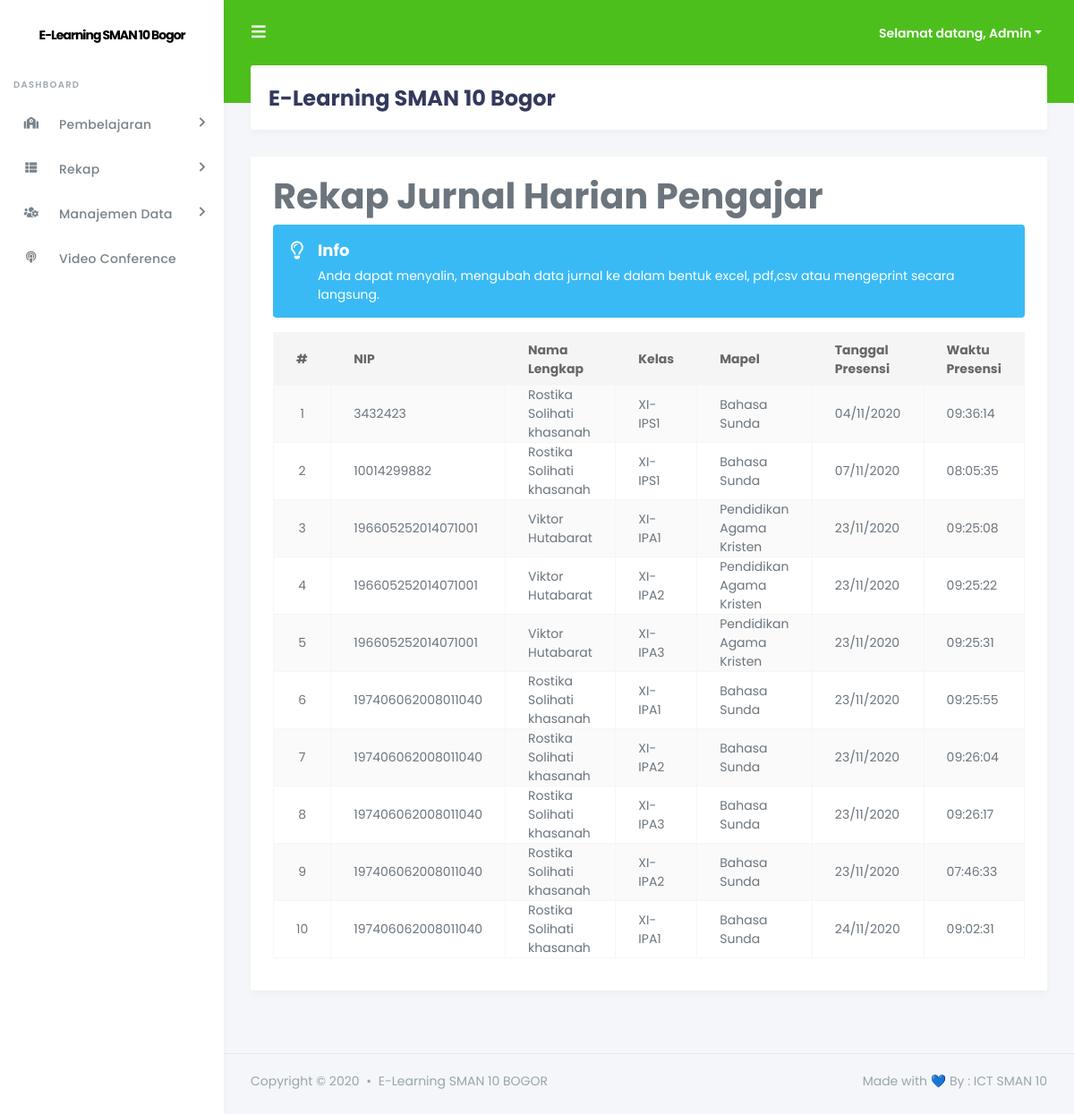
The page /admin/index.php?page=rekapjurnalpengajar (signed in) on the database as committed earlier.
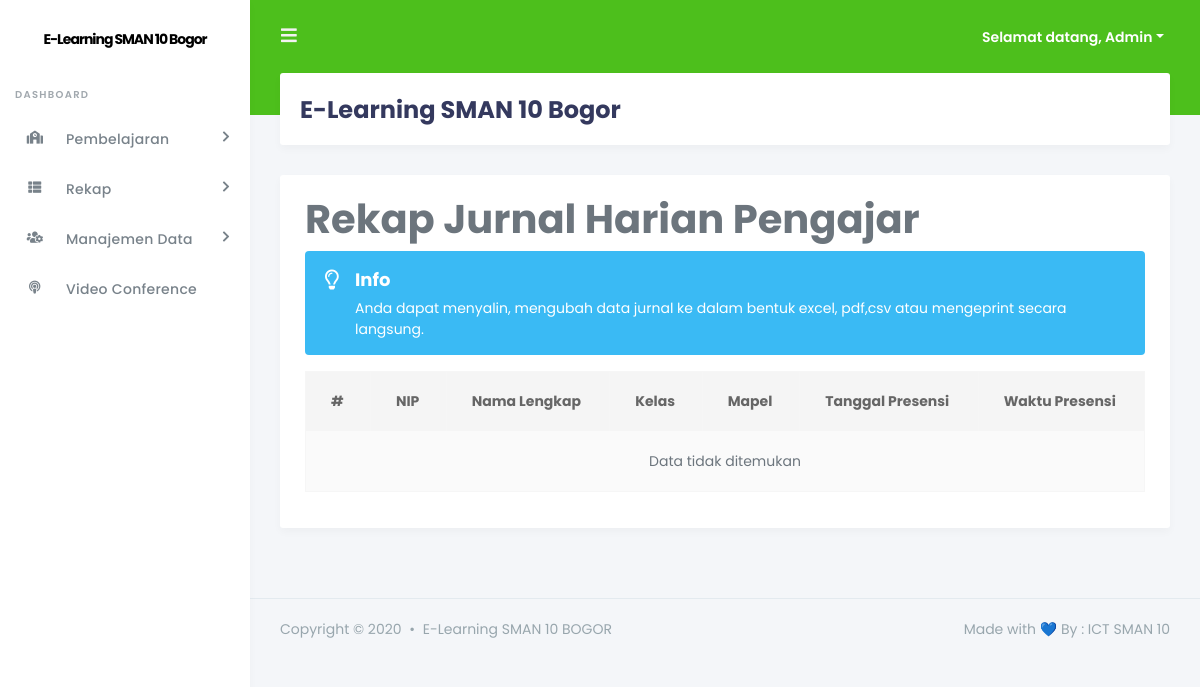
The same page on the database as committed later.
### tables this page shows
CREATE TABLE `tb_jurnal_harian` (
  `id_pengajar` int(11) NOT NULL,
  `nip` varchar(20) NOT NULL,
  `nama_lengkap` varchar(50) NOT NULL,
  `kelas` varchar(10) NOT NULL,
  `mapel` varchar(50) NOT NULL,
  `tgl_jurnal` varchar(50) NOT NULL,
  `waktu_jurnal` varchar(50) NOT NULL,
  `uraian_kegiatan` varchar(1000) NOT NULL
);

CREATE TABLE `tb_kelas` (
  `id_kelas` int(11) NOT NULL,
  `nama_kelas` varchar(50) NOT NULL,
  `wali_kelas` int(5) NOT NULL,
  `ketua_kelas` int(5) NOT NULL
);

CREATE TABLE `tb_mapel` (
  `id` int(11) NOT NULL,
  `kode_mapel` varchar(10) NOT NULL,
  `mapel` varchar(100) NOT NULL
);

### admin/inc/rekapjurnalpengajar.php (the view, shortened to what this page needs)
<?php
$no = 1;
$id = @$_GET['id'];
if (@$_SESSION['admin'] || @$_SESSION['pengajar']) { ?>
    <div class="row">
        <div class="col-md-12">
            <h1 class="page-header">Rekap Jurnal Harian Pengajar</h1>
        </div>
    </div>
<?php
}
if (@$_GET['action'] == '') {
    if (@$_SESSION['admin'] || @$_SESSION['pengajar']) { ?>
      <div class="alert alert-info alert-has-icon">
<div class="alert-icon"><i class="far fa-lightbulb"></i></div>
<div class="alert-body">
  <div class="alert-title">Info</div>
  Anda dapat menyalin, mengubah data jurnal ke dalam bentuk excel, pdf,csv atau mengeprint secara langsung.
</div>
</div>
    <?php
    } ?>
    <div class="row">
        <div class="col-md-12">
            <div class="panel panel-default">
                <div class="panel-body">
                	<div class="table-responsive">
                        <table class="table table-striped table-bordered table-hover" id="rekapjurnalpengajar">
                            <thead>
                                <tr>
                                    <th>#</th>
                                    <th>NIP</th>
                                    <th>Nama Lengkap</th>
                                    <th>Kelas</th>
                                    <th>Mapel</th>
                                    <th>Tanggal Presensi</th>
                                    <th>Waktu Presensi</th>
                                </tr>
                            </thead>
                            <tbody>
                            <?php
                            if (@$_GET['IDkelas'] == '') {
                                $sql_jurnal_pengajar = mysqli_query($db, "SELECT * FROM tb_jurnal_harian JOIN tb_kelas ON tb_jurnal_harian.kelas = tb_kelas.id_kelas JOIN tb_mapel ON tb_mapel.id = tb_jurnal_harian.mapel") or die($db->error);
                            }
    if (mysqli_num_rows($sql_jurnal_pengajar) > 0) {
        while ($data_jurnal_pengajar = mysqli_fetch_array($sql_jurnal_pengajar)) { ?>
    	                            <tr>
    	                                <td align="center"><?php echo $no++; ?></td>
    	                                <td><?php echo $data_jurnal_pengajar['nip']; ?></td>
    	                                <td><?php echo $data_jurnal_pengajar['nama_lengkap']; ?></td>
    	                                <td><?php echo $data_jurnal_pengajar['nama_kelas']; ?></td>
    	                                <td><?php echo $data_jurnal_pengajar['mapel']; ?></td>
                                      <td><?php echo $data_jurnal_pengajar['tgl_jurnal']; ?></td>
        	                            <td><?php echo $data_jurnal_pengajar['waktu_jurnal']; ?></td>
    	                            </tr>
    	                        <?php
                                }
    } else { ?>
    							<tr>
                                    <td colspan="8" align="center">Data tidak ditemukan</td>
    							</tr>
    		                	<?php
                            } ?>
                            </tbody>
                        </table>
                    </div>
                </div>
            </div>
    	</div>
    </div>
    <?php
} if (@$_GET['action'] == 'hapus') {
                                mysqli_query($db, "DELETE FROM tb_jurnal_harian WHERE id_siswa = '$id'") or die($db->error);
                                echo "<script>window.location='?page=rekapjurnalsiswa';</script>"; ?>
                        </table>
                    </div>
                </div>
            </div>
        </div>
    </div>
<?php
                            }

### admin/index.php (shortened to what this page needs)
<?php
include "../+koneksi.php";
if (@$_SESSION['admin'] || @$_SESSION['pengajar']) {
    ?>
<!DOCTYPE html>
<html>
<head>
    <link rel="stylesheet" href="https://stackpath.bootstrapcdn.com/bootstrap/4.4.1/css/bootstrap.min.css">
    <link rel="stylesheet" href="https://use.fontawesome.com/releases/v5.7.2/css/all.css">
    <link href="http://cdnjs.cloudflare.com/ajax/libs/summernote/0.8.9/summernote.css" rel="stylesheet">
    <link rel="stylesheet" type="text/css" href="https://cdn.datatables.net/1.10.22/css/dataTables.bootstrap4.min.css"/>
    <link rel="stylesheet" type="text/css" href="https://cdn.datatables.net/buttons/1.6.5/css/buttons.bootstrap4.min.css"/>
    <link rel="stylesheet" type="text/css" href="https://cdn.datatables.net/fixedcolumns/3.3.1/css/fixedColumns.bootstrap4.min.css"/>
    <link rel="stylesheet" type="text/css" href="https://cdn.datatables.net/fixedheader/3.1.7/css/fixedHeader.bootstrap4.min.css"/>
    <link rel="stylesheet" type="text/css" href="https://cdn.datatables.net/keytable/2.5.3/css/keyTable.bootstrap4.min.css"/>
    <link rel="stylesheet" type="text/css" href="https://cdn.datatables.net/responsive/2.2.6/css/responsive.bootstrap4.min.css"/>
    <link rel="stylesheet" type="text/css" href="https://cdn.datatables.net/scroller/2.0.3/css/scroller.bootstrap4.min.css"/>
    <link rel="stylesheet" type="text/css" href="https://cdn.datatables.net/searchbuilder/1.0.0/css/searchBuilder.bootstrap4.min.css"/>
    <link rel="stylesheet" type="text/css" href="https://cdn.datatables.net/searchpanes/1.2.1/css/searchPanes.bootstrap4.min.css"/>
    <link rel="stylesheet" type="text/css" href="https://cdn.datatables.net/select/1.3.1/css/select.bootstrap4.min.css"/>
    <link rel="stylesheet" href="stisla/assets/css/style.css">
    <link rel="stylesheet" href="stisla/assets/css/components.css">
</head>
<body>
  <div id="app">
    <div class="main-wrapper">
      <div class="navbar-bg"></div>
      <nav class="navbar navbar-expand-lg main-navbar">
        <form class="form-inline mr-auto">
          <ul class="navbar-nav mr-3">
            <li><a href="#" data-toggle="sidebar" class="nav-link nav-link-lg"><i class="fas fa-bars"></i></a></li>
          </ul>
        </form>
        <ul class="navbar-nav navbar-right">
          <li class="dropdown"><a href="#" data-toggle="dropdown" class="nav-link dropdown-toggle nav-link-lg nav-link-user">
            <div class="d-sm-none d-lg-inline-block">Selamat datang,
              <?php
              if (@$_SESSION['admin']) {
                  $sesi_id = @$_SESSION['admin'];
                  $level = "admin";
              } elseif (@$_SESSION['pengajar']) {
                  $sesi_id = @$_SESSION['pengajar'];
                  $level = "pengajar";
              }
    if ($level == 'admin') {
        $sql_terlogin = mysqli_query($db, "SELECT * FROM tb_admin WHERE id_admin = '$sesi_id'") or die($db->error);
    } elseif ($level == 'pengajar') {
        $sql_terlogin = mysqli_query($db, "SELECT * FROM tb_pengajar WHERE id_pengajar = '$sesi_id'") or die($db->error);
    }
    $data_terlogin = mysqli_fetch_array($sql_terlogin);
    echo ucfirst($data_terlogin['username']); ?>
              </div></a>
          </li>
        </ul>
      </nav>
      <div class="main-sidebar">
        <aside id="sidebar-wrapper">
          <div class="sidebar-brand">
            <a href="./">E-Learning SMAN 10 Bogor</a>
          </div>
          <ul class="sidebar-menu">
              <li class="menu-header">Dashboard</li>
              <?php
              if (@$_SESSION['admin']) {
                  ?>
                  <li class="nav-item dropdown">
                    <a href="#" class="nav-link has-dropdown"><i class="fas fa-school"></i><span>Pembelajaran</span></a>
              </li>
                      <li class="nav-item dropdown">
                        <a href="#" class="nav-link has-dropdown"><i class="fas fa-th-list"></i><span>Rekap</span></a>
                  </li>
                  <li class="nav-item dropdown">
                    <a href="#" class="nav-link has-dropdown"><i class="fas fa-users-cog"></i><span>Manajemen Data</span></a>
                  </li>
                      <li><a class="nav-link" href="?page=meet"><i class="fas fa-podcast"></i><span>Video Conference</span></a></li>
          <?php
              } ?>
          </ul>
        </aside>
      </div>
      <div class="main-content">
        <section class="section">
          <div class="section-header">
            <h1>E-Learning SMAN 10 Bogor</h1>
          </div>
          <div class="section-body">
            <div class="card-wrap">
            <div class="row">
              <div class="col-12">
                <div class="card">
            <div class="card-body">
                <?php
                if (@$_GET['page'] == '') {
                    include "inc/dashboard.php";
                } elseif (@$_GET['page'] == 'pengajar') {
                    include "inc/pengajar.php";
                } elseif (@$_GET['page'] == 'siswaregistrasi') {
                    include "inc/siswaregistrasi.php";
                } elseif (@$_GET['page'] == 'siswa') {
                    include "inc/siswa.php";
                } elseif (@$_GET['page'] == 'kelas') {
                    include "inc/kelas.php";
                } elseif (@$_GET['page'] == 'mapel') {
                    include "inc/mapel.php";
                } elseif (@$_GET['page'] == 'quiz') {
                    include "inc/quiz.php";
                } elseif (@$_GET['page'] == 'tugas') {
                    include "inc/tugas.php";
                } elseif (@$_GET['page'] == 'materi') {
                    include "inc/materi.php";
                } elseif (@$_GET['page'] == 'pengumuman') {
                    include "inc/pengumuman.php";
                } elseif (@$_GET['page'] == 'jurnal') {
                    include "inc/jurnal.php";
                } elseif (@$_GET['page'] == 'rekappresensisiswa') {
                    include "inc/rekappresensisiswa.php";
                } elseif (@$_GET['page'] == 'rekapjurnalpengajar') {
                    include "inc/rekapjurnalpengajar.php";
                } elseif (@$_GET['page'] == 'rekapnilaisiswa') {
                    include "inc/rekapnilaisiswa.php";
                } elseif (@$_GET['page'] == 'rekapnilaitugas') {
                    include "inc/rekapnilaitugas.php";
                } elseif (@$_GET['page'] == 'importdatapengajar') {
                    include "inc/form_import_data_pengajar.php";
                } elseif (@$_GET['page'] == 'importtugas') {
                    include "inc/form_import_tugas.php";
                } elseif (@$_GET['page'] == 'meet') {
                    include "inc/meet.php";
                } elseif (@$_GET['page'] == 'room1') {
                    include "vcon/iframe/iframe-room1.php";
                } elseif (@$_GET['page'] == 'room2') {
                    include "vcon/iframe/iframe-room2.php";
                } elseif (@$_GET['page'] == 'room3') {
                    include "vcon/iframe/iframe-room3.php";
                } elseif (@$_GET['page'] == 'room4') {
                    include "vcon/iframe/iframe-room4.php";
                } elseif (@$_GET['page'] == 'room-rapat-guru') {
                    include "vcon/room-rapat-guru.php";
                } else {
                    echo "<div class='col-xs-12'><div class='alert alert-danger'>[404] Halaman tidak ditemukan! Silahkan pilih menu yang ada!</div></div>";
                } ?>
              </div>
              </div>
            </div>
          </div>
              </div>
            </section>
          </div>
          <footer class="main-footer">
            <div class="footer-left">
              Copyright &copy; 2020 <div class="bullet"></div> E-Learning SMAN 10 BOGOR
            </div>
            <div class="footer-right">
              Made with 💙 By : ICT SMAN 10
            </div>
          </footer>
            </div>
        </div>
</body>
</html>
<?php
} else {
                    include "login.php";
                }
?>

Rows that differ between the two databases and show on the page:
removed tb_jurnal_harian: nip "3432423", nama_lengkap "Rostika Solihati khasanah", tb_kelas.nama_kelas "XI-IPS1", tb_mapel.mapel "Bahasa Sunda", tgl_jurnal "04/11/2020", waktu_jurnal "09:36:14"
removed tb_jurnal_harian: nip "10014299882", nama_lengkap "Rostika Solihati khasanah", tb_kelas.nama_kelas "XI-IPS1", tb_mapel.mapel "Bahasa Sunda", tgl_jurnal "07/11/2020", waktu_jurnal "08:05:35"
removed tb_jurnal_harian: nip "196605252014071001", nama_lengkap "Viktor Hutabarat", tb_kelas.nama_kelas "XI-IPA1", tb_mapel.mapel "Pendidikan Agama Kristen", tgl_jurnal "23/11/2020", waktu_jurnal "09:25:08"
removed tb_jurnal_harian: nip "196605252014071001", nama_lengkap "Viktor Hutabarat", tb_kelas.nama_kelas "XI-IPA2", tb_mapel.mapel "Pendidikan Agama Kristen", tgl_jurnal "23/11/2020", waktu_jurnal "09:25:22"
removed tb_jurnal_harian: nip "196605252014071001", nama_lengkap "Viktor Hutabarat", tb_kelas.nama_kelas "XI-IPA3", tb_mapel.mapel "Pendidikan Agama Kristen", tgl_jurnal "23/11/2020", waktu_jurnal "09:25:31"
removed tb_jurnal_harian: nip "197406062008011040", nama_lengkap "Rostika Solihati khasanah", tb_kelas.nama_kelas "XI-IPA1", tb_mapel.mapel "Bahasa Sunda", tgl_jurnal "23/11/2020", waktu_jurnal "09:25:55"
removed tb_jurnal_harian: nip "197406062008011040", nama_lengkap "Rostika Solihati khasanah", tb_kelas.nama_kelas "XI-IPA2", tb_mapel.mapel "Bahasa Sunda", tgl_jurnal "23/11/2020", waktu_jurnal "09:26:04"
removed tb_jurnal_harian: nip "197406062008011040", nama_lengkap "Rostika Solihati khasanah", tb_kelas.nama_kelas "XI-IPA3", tb_mapel.mapel "Bahasa Sunda", tgl_jurnal "23/11/2020", waktu_jurnal "09:26:17"
removed tb_jurnal_harian: nip "197406062008011040", nama_lengkap "Rostika Solihati khasanah", tb_kelas.nama_kelas "XI-IPA2", tb_mapel.mapel "Bahasa Sunda", tgl_jurnal "23/11/2020", waktu_jurnal "07:46:33"
removed tb_jurnal_harian: nip "197406062008011040", nama_lengkap "Rostika Solihati khasanah", tb_kelas.nama_kelas "XI-IPA1", tb_mapel.mapel "Bahasa Sunda", tgl_jurnal "24/11/2020", waktu_jurnal "09:02:31"
Other text that changed with them:
text now shown: "Data tidak ditemukan"
